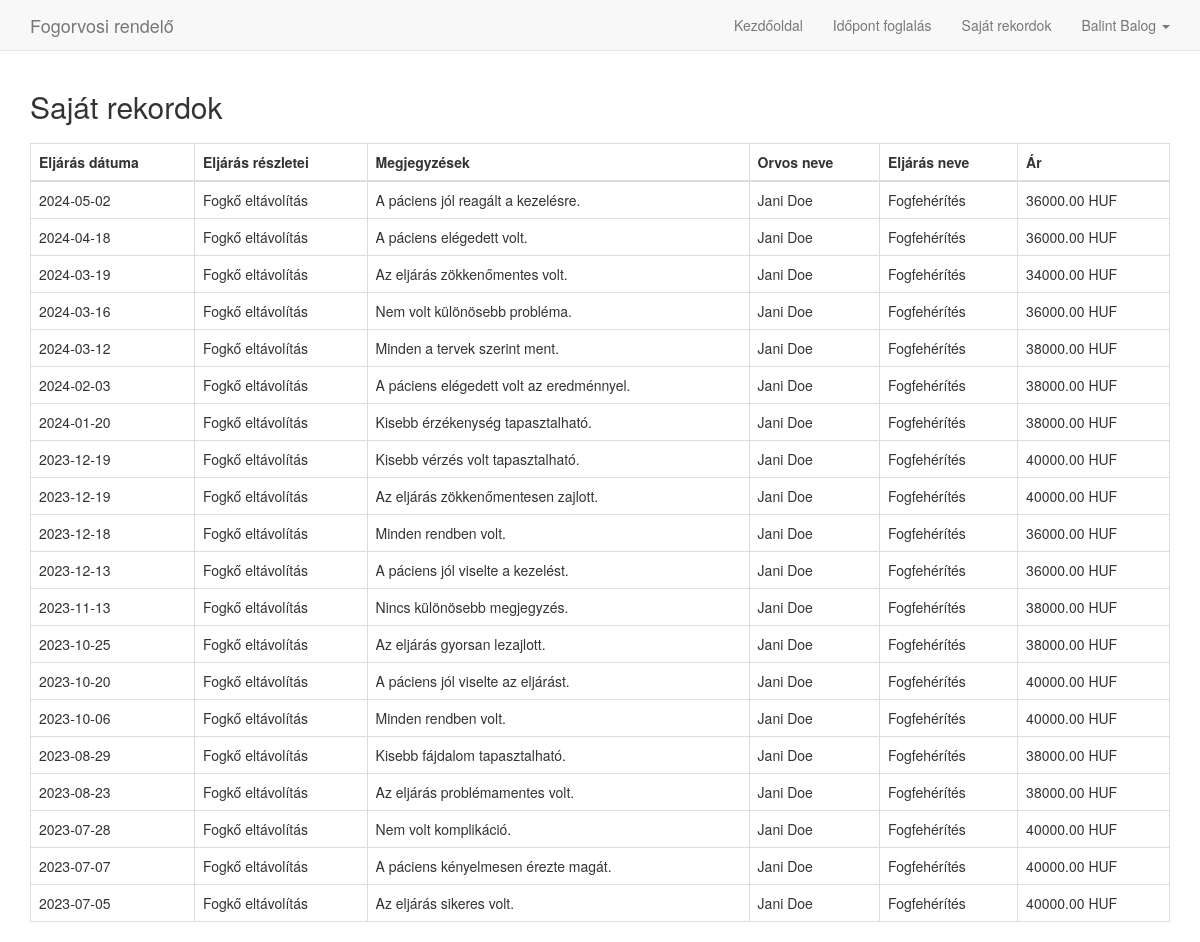
The page /view_my_records.php (signed in) on the database its author committed.
### tables this page shows
CREATE TABLE `PatientRecords` (
  `recordID` int(11) NOT NULL,
  `patientID` int(11) DEFAULT NULL,
  `doctorID` int(11) DEFAULT NULL,
  `procedureDate` date DEFAULT NULL,
  `procedureDetails` text DEFAULT NULL,
  `notes` text DEFAULT NULL,
  `price` decimal(10,2) DEFAULT NULL,
  `procedureID` int(11) DEFAULT NULL,
  `healthRating` int(2) DEFAULT NULL
);

CREATE TABLE `Doctor` (
  `doctorID` int(11) NOT NULL,
  `firstName` varchar(50) NOT NULL,
  `lastName` varchar(50) NOT NULL,
  `password` varchar(255) NOT NULL,
  `phoneNumber` varchar(20) NOT NULL,
  `email` varchar(100) NOT NULL,
  `worktime` varchar(50) NOT NULL,
  `specialisation` varchar(100) NOT NULL,
  `forget` varchar(255) DEFAULT NULL,
  `remember` varchar(255) DEFAULT NULL
);

CREATE TABLE `Procedures` (
  `procedureID` int(11) NOT NULL,
  `procedureName` varchar(255) DEFAULT NULL,
  `price` decimal(10,2) DEFAULT NULL
);

### view_my_records.php (the view, shortened to what this page needs)
<?php
global $pdo;
$patientID = $_SESSION['patientID'];
$sql = "SELECT pr.procedureDate, pr.procedureDetails, pr.notes, d.firstName AS doctorFirstName, d.lastName AS doctorLastName, proc.procedureName, pr.price
        FROM PatientRecords pr
        JOIN Doctor d ON pr.doctorID = d.doctorID
        JOIN Procedures proc ON pr.procedureID = proc.procedureID
        WHERE pr.patientID = ? ORDER BY pr.procedureDate DESC";
$stmt = $pdo->prepare($sql);
$stmt->execute([$patientID]);
$patientRecords = $stmt->fetchAll(PDO::FETCH_ASSOC);
?>
<!DOCTYPE html>
<html lang="hu">
<head>
    <link rel="stylesheet" href="https://cdn.jsdelivr.net/npm/bootstrap@3.3.7/dist/css/bootstrap.min.css">
</head>
<body>
<nav class="navbar navbar-default navbar-fixed-top">
    <div class="container">
        <div class="navbar-header">
            <a class="navbar-brand" href="#">Fogorvosi rendelő</a>
        </div>
        <ul class="nav navbar-nav navbar-right">
            <li><a href="index.php">Kezdőoldal</a></li>
            <li><a href="appointment.php">Időpont foglalás</a></li>
            <li><a href="view_my_records.php">Saját rekordok</a></li>
            <li class="dropdown">
                <a href="#" class="dropdown-toggle" data-toggle="dropdown" role="button" aria-haspopup="true" aria-expanded="false">
                    <?php echo $_SESSION['firstName'] . ' ' . $_SESSION['lastName']; ?> <span class="caret"></span>
                </a>
            </li>
        </ul>
    </div>
</nav>
<div class="container" style="padding-top: 70px;">
    <h2>Saját rekordok</h2>
    <?php if (!empty($patientRecords)): ?>
        <table class="table table-bordered" style="margin-top: 20px;">
            <thead>
            <tr>
                <th>Eljárás dátuma</th>
                <th>Eljárás részletei</th>
                <th>Megjegyzések</th>
                <th>Orvos neve</th>
                <th>Eljárás neve</th>
                <th>Ár</th>
            </tr>
            </thead>
            <tbody>
            <?php foreach ($patientRecords as $record): ?>
                <tr>
                    <td><?php echo htmlspecialchars($record['procedureDate']); ?></td>
                    <td><?php echo htmlspecialchars($record['procedureDetails']); ?></td>
                    <td><?php echo htmlspecialchars($record['notes']); ?></td>
                    <td><?php echo htmlspecialchars($record['doctorFirstName'] . ' ' . $record['doctorLastName']); ?></td>
                    <td><?php echo htmlspecialchars($record['procedureName']); ?></td>
                    <td><?php echo htmlspecialchars($record['price']); ?> HUF</td>
                </tr>
            <?php endforeach; ?>
            </tbody>
        </table>
    <?php endif; ?>
</div>
</body>
</html>

### rows shown on the page
patientrecords: procedureDate "2024-05-02", procedureDetails "Fogkő eltávolítás", notes "A páciens jól reagált a kezelésre.", doctorID.lastName "Jani Doe", procedureID.procedureName "Fogfehérítés", price "36000.00"
patientrecords: procedureDate "2024-04-18", procedureDetails "Fogkő eltávolítás", notes "A páciens elégedett volt.", doctorID.lastName "Jani Doe", procedureID.procedureName "Fogfehérítés", price "36000.00"
patientrecords: procedureDate "2024-03-19", procedureDetails "Fogkő eltávolítás", notes "Az eljárás zökkenőmentes volt.", doctorID.lastName "Jani Doe", procedureID.procedureName "Fogfehérítés", price "34000.00"
patientrecords: procedureDate "2024-03-16", procedureDetails "Fogkő eltávolítás", notes "Nem volt különösebb probléma.", doctorID.lastName "Jani Doe", procedureID.procedureName "Fogfehérítés", price "36000.00"
patientrecords: procedureDate "2024-03-12", procedureDetails "Fogkő eltávolítás", notes "Minden a tervek szerint ment.", doctorID.lastName "Jani Doe", procedureID.procedureName "Fogfehérítés", price "38000.00"
patientrecords: procedureDate "2024-02-03", procedureDetails "Fogkő eltávolítás", notes "A páciens elégedett volt az eredménnyel.", doctorID.lastName "Jani Doe", procedureID.procedureName "Fogfehérítés", price "38000.00"
patientrecords: procedureDate "2024-01-20", procedureDetails "Fogkő eltávolítás", notes "Kisebb érzékenység tapasztalható.", doctorID.lastName "Jani Doe", procedureID.procedureName "Fogfehérítés", price "38000.00"
patientrecords: procedureDate "2023-12-19", procedureDetails "Fogkő eltávolítás", notes "Kisebb vérzés volt tapasztalható.", doctorID.lastName "Jani Doe", procedureID.procedureName "Fogfehérítés", price "40000.00"
patientrecords: procedureDate "2023-12-19", procedureDetails "Fogkő eltávolítás", notes "Az eljárás zökkenőmentesen zajlott.", doctorID.lastName "Jani Doe", procedureID.procedureName "Fogfehérítés", price "40000.00"
patientrecords: procedureDate "2023-12-18", procedureDetails "Fogkő eltávolítás", notes "Minden rendben volt.", doctorID.lastName "Jani Doe", procedureID.procedureName "Fogfehérítés", price "36000.00"
patientrecords: procedureDate "2023-12-13", procedureDetails "Fogkő eltávolítás", notes "A páciens jól viselte a kezelést.", doctorID.lastName "Jani Doe", procedureID.procedureName "Fogfehérítés", price "36000.00"
patientrecords: procedureDate "2023-11-13", procedureDetails "Fogkő eltávolítás", notes "Nincs különösebb megjegyzés.", doctorID.lastName "Jani Doe", procedureID.procedureName "Fogfehérítés", price "38000.00"
patientrecords: procedureDate "2023-10-25", procedureDetails "Fogkő eltávolítás", notes "Az eljárás gyorsan lezajlott.", doctorID.lastName "Jani Doe", procedureID.procedureName "Fogfehérítés", price "38000.00"
patientrecords: procedureDate "2023-10-20", procedureDetails "Fogkő eltávolítás", notes "A páciens jól viselte az eljárást.", doctorID.lastName "Jani Doe", procedureID.procedureName "Fogfehérítés", price "40000.00"
patientrecords: procedureDate "2023-10-06", procedureDetails "Fogkő eltávolítás", notes "Minden rendben volt.", doctorID.lastName "Jani Doe", procedureID.procedureName "Fogfehérítés", price "40000.00"
patientrecords: procedureDate "2023-08-29", procedureDetails "Fogkő eltávolítás", notes "Kisebb fájdalom tapasztalható.", doctorID.lastName "Jani Doe", procedureID.procedureName "Fogfehérítés", price "38000.00"
patientrecords: procedureDate "2023-08-23", procedureDetails "Fogkő eltávolítás", notes "Az eljárás problémamentes volt.", doctorID.lastName "Jani Doe", procedureID.procedureName "Fogfehérítés", price "38000.00"
patientrecords: procedureDate "2023-07-28", procedureDetails "Fogkő eltávolítás", notes "Nem volt komplikáció.", doctorID.lastName "Jani Doe", procedureID.procedureName "Fogfehérítés", price "40000.00"
patientrecords: procedureDate "2023-07-07", procedureDetails "Fogkő eltávolítás", notes "A páciens kényelmesen érezte magát.", doctorID.lastName "Jani Doe", procedureID.procedureName "Fogfehérítés", price "40000.00"
patientrecords: procedureDate "2023-07-05", procedureDetails "Fogkő eltávolítás", notes "Az eljárás sikeres volt.", doctorID.lastName "Jani Doe", procedureID.procedureName "Fogfehérítés", price "40000.00"

### other values the page prints
$_SESSION['firstName'] "Balint"
$_SESSION['lastName'] "Balog"
